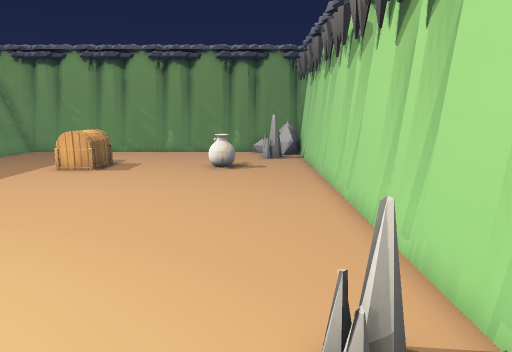
view 1 (above)

12 first-person views from a walk through a Godot game level. The camera is 1.2 m above the floor, tilts 10° down and sees 70° across. The floor is counted in squares, 0.5 m on a side. Each view is taken from the middle of a square. On the plan, view 1 faces up. The plan holds only what a view shows up to about 20 squares ahead; the rest is blank. The place goes on beyond the plan. Some surface patterns are stand-ins.

view 2
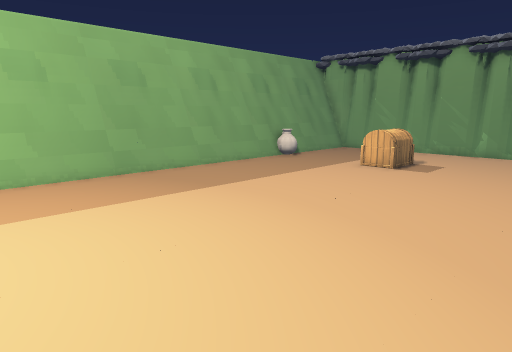

view 3
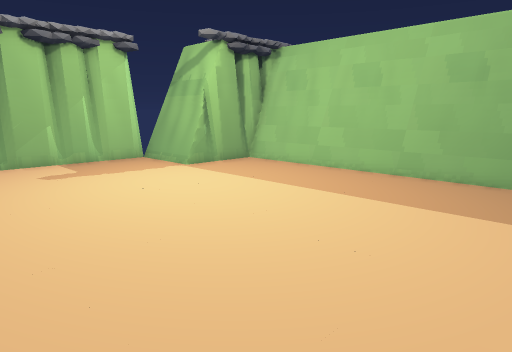

view 4
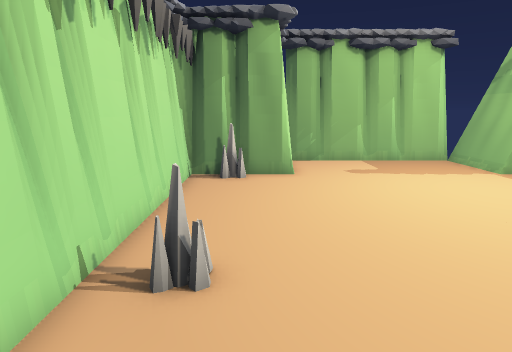

view 5
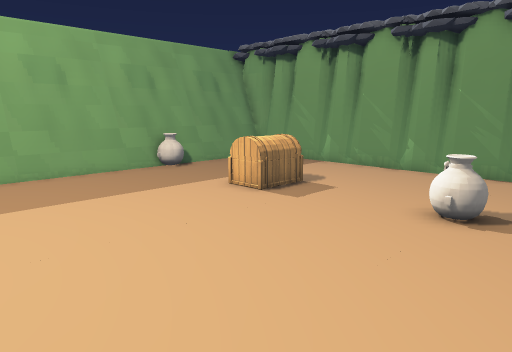

view 6
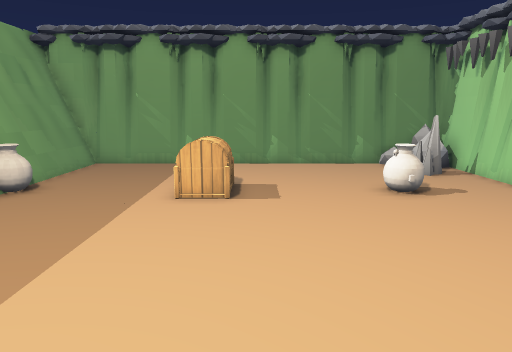

view 7
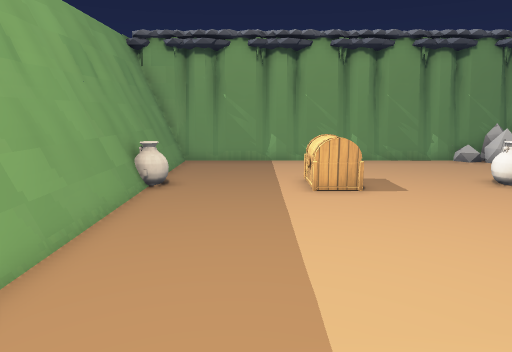

view 8
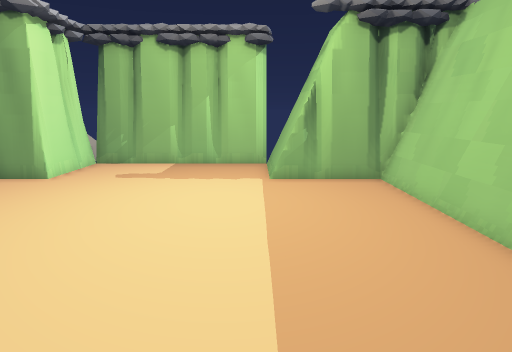

view 9
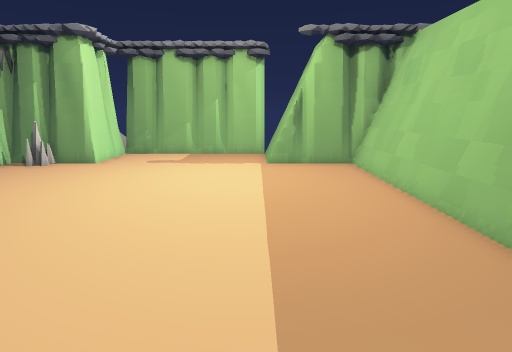

view 10
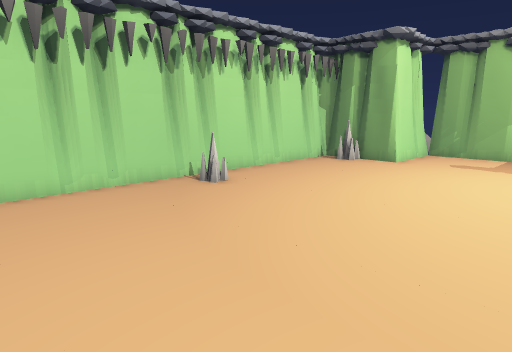

view 11
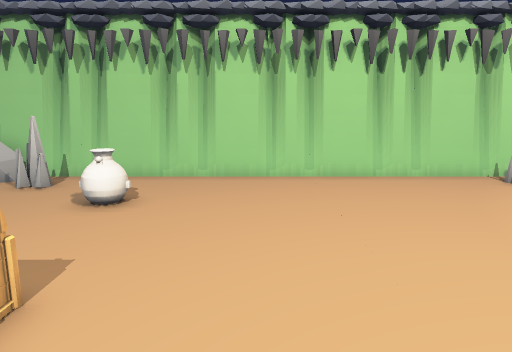

view 12
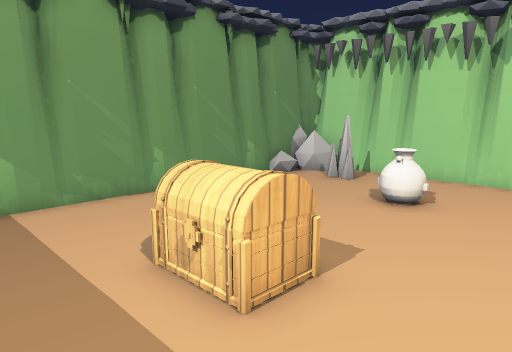

### Floor plan
Key: @ floor where view 1 was taken; # wall or solid block; . floor; = window, fence, low wall or low ledge; C chest; P pot; O other object.
Columns run from 15 left of view 1 to 3 right of it. Each row starts with its distance up from view 1.
 22 ###################
 21 #=..............==#
 20 #=..............=##
 19 ##.............=###
 18 #=...............#
 17 #=.....CO........#
 16 #PP....CC....PP..#
 15 ##.....OO........#
 14 #=...............#
 13 #=...............#
 12 #=...............#
 11 ##...............#
 10 #=...............#
  9 #=...............#
  8 #=...............#
  7 ##...............#
  6 #=...............#
  5 #=...............#
  4 #=...............#
  3 ##..............=#
  2 #=...............#
  1 #=...............#
  0 #=.............@.#
 -1 ##...............#
 -2 #=...............#
 -3 #=...............#
 -4 #=...............#
 -5 ##..............=#
 -6 #####=........####
 -7    ##=....... #
 -8     #=.......#
 -9     ##.......#
-10     ##########

Positions as (right, up) in squares from view 1, and headings:
1: (0, 0), facing up
2: (0, 0), facing up-left
3: (0, 8), facing down-left
4: (0, 8), facing down
5: (1, 7), facing up-left
6: (-6, 5), facing up
7: (-10, 4), facing up
8: (-9, 7), facing down
9: (-9, 11), facing down
10: (-9, 11), facing down-right
11: (-11, 12), facing right
12: (-11, 12), facing up-right
